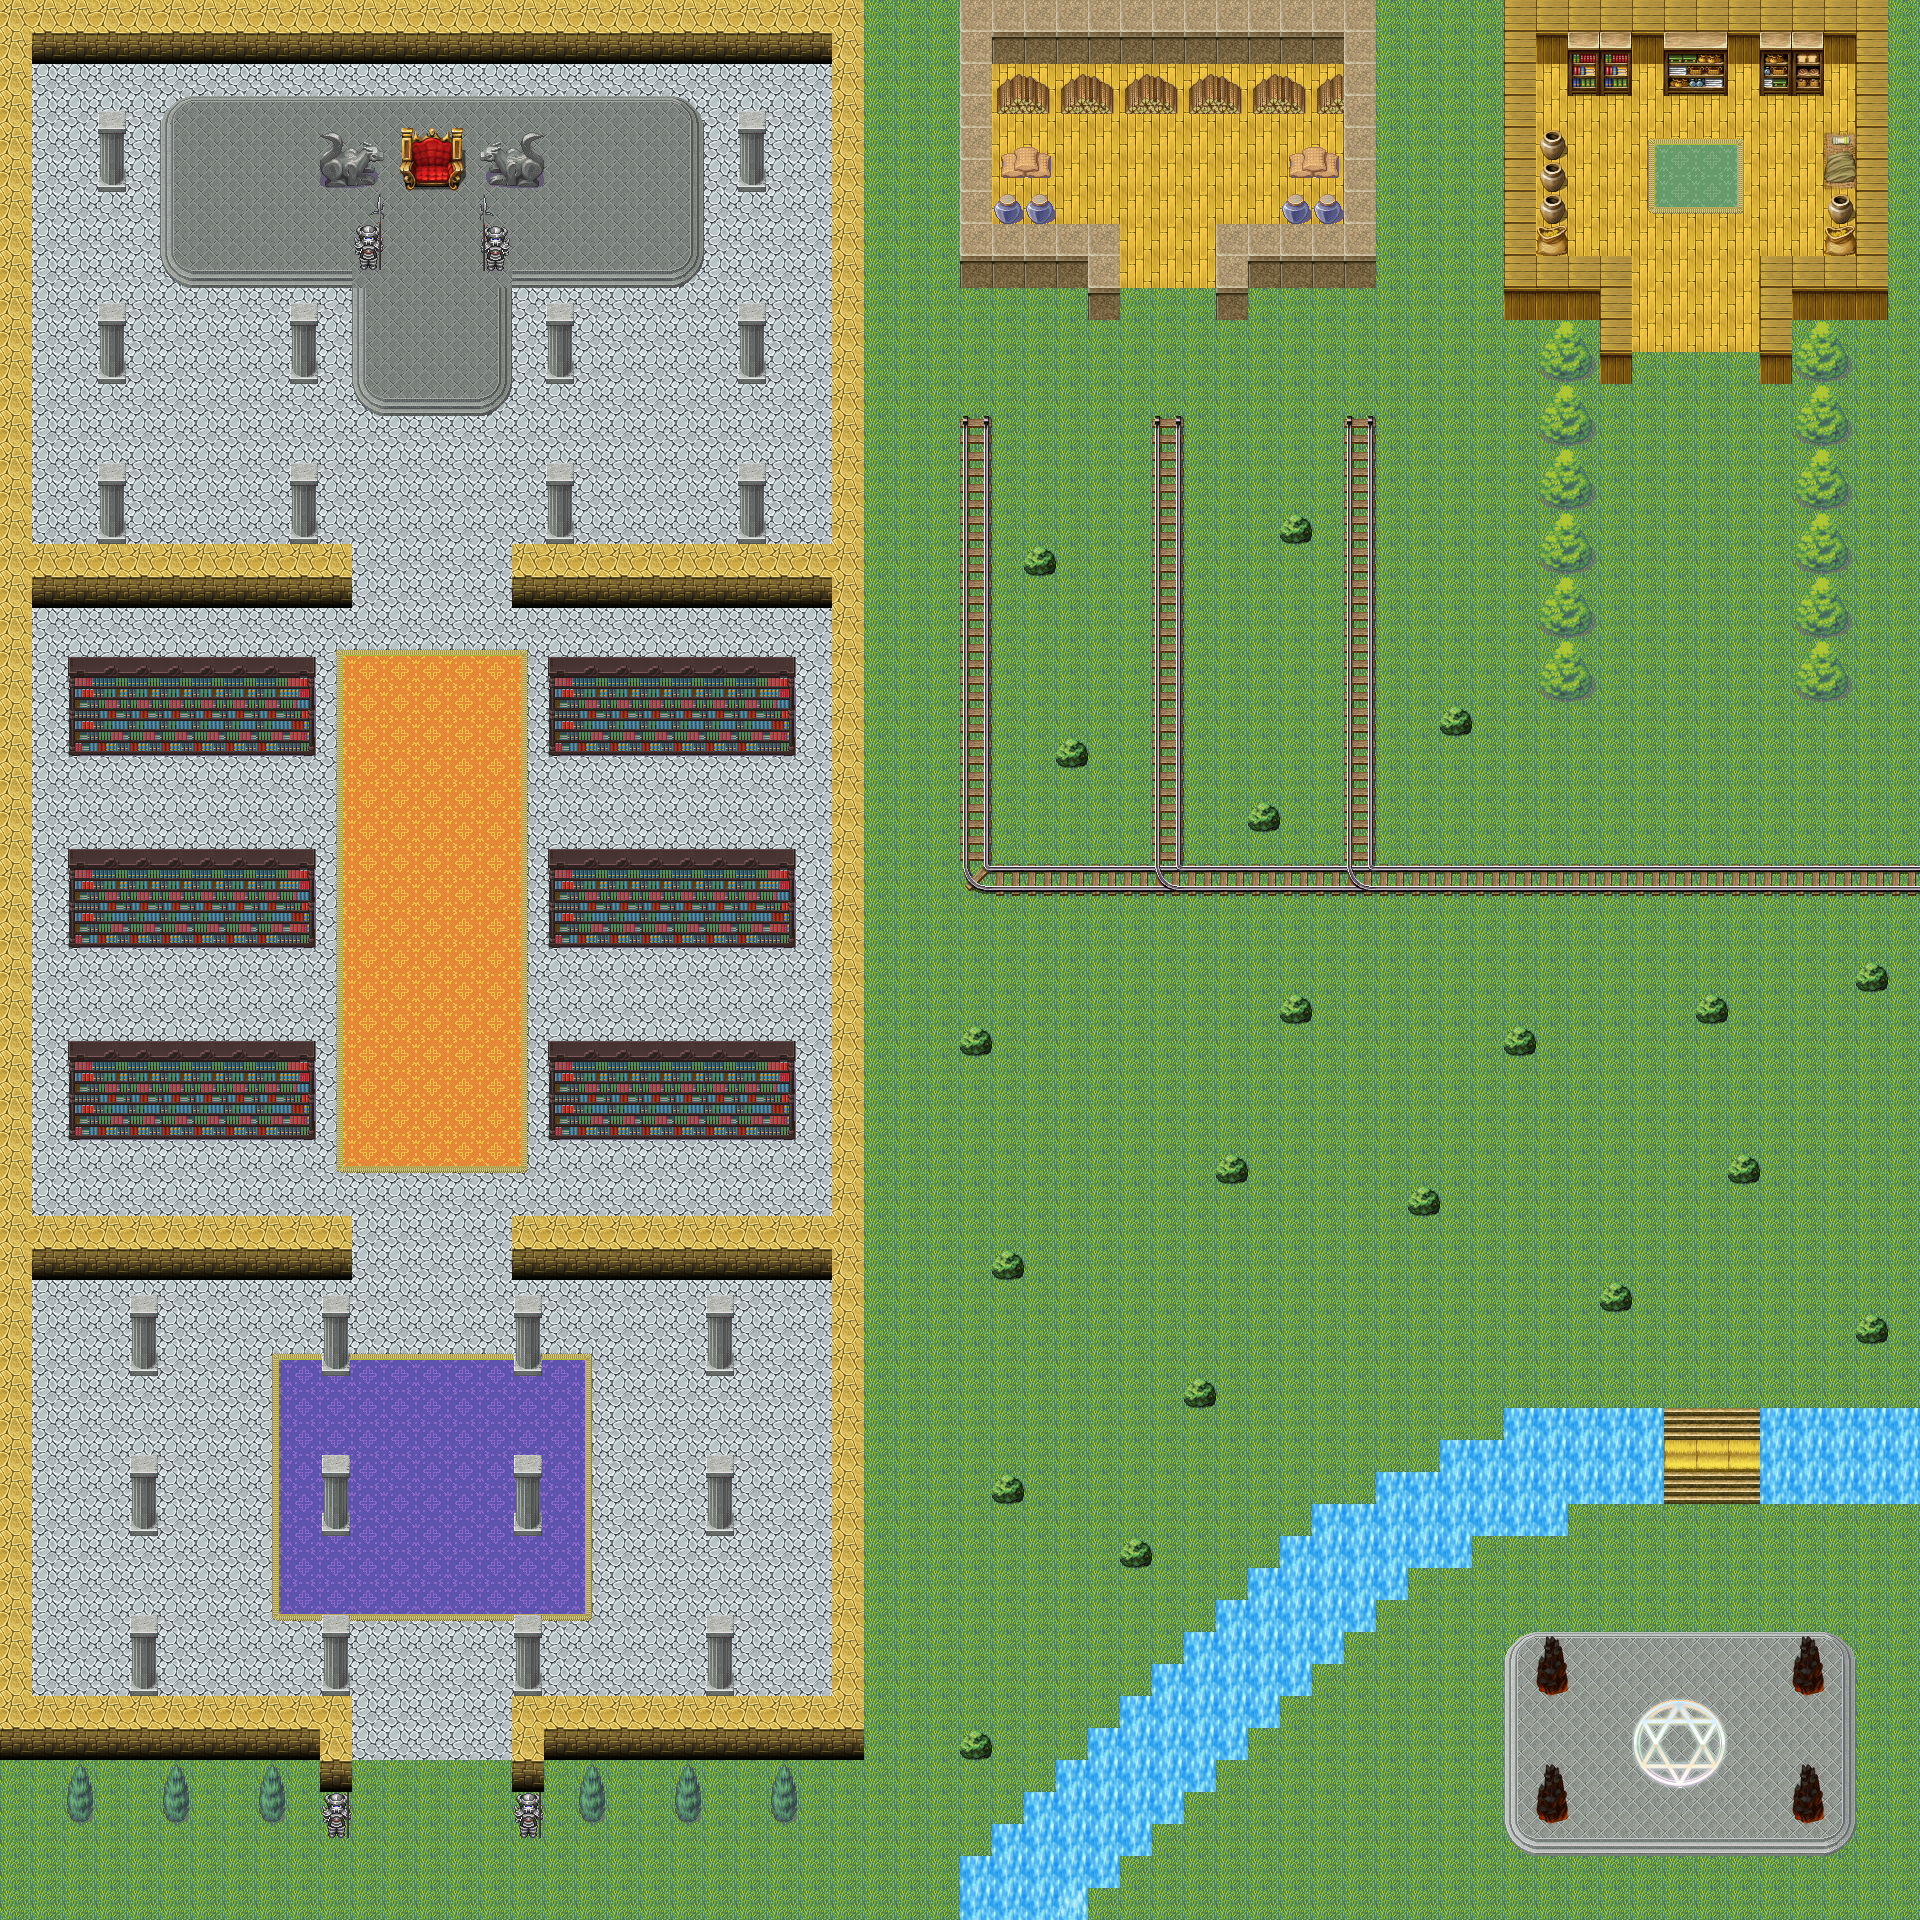

The image is a tile-based game level rendered from a .tmx file. Its description and source (layers, tilesets, objects; grid data summarised) follow:
An orthogonal 60x60 tile map with 32x32 px tiles, 5 tile layers (Suelo, Decoracion, Decocarion 2, Obstaculos, ...).

<map version="1.0" tiledversion="1.1.2" orientation="orthogonal" renderorder="right-down" width="60" height="60" tilewidth="32" tileheight="32" infinite="0" nextobjectid="1">
 <tileset firstgid="1" source="Tileset Tutorial.tsx" />
 <layer name="Suelo" width="60" height="60">
  <data>[3600 cells, 3565 non-empty, 3 distinct tile ids]</data>
 </layer>
 <layer name="Decoracion" width="60" height="60">
  <data>[3600 cells, 386 non-empty, 39 distinct tile ids]</data>
 </layer>
 <layer name="Decocarion 2" width="60" height="60">
  <data>[3600 cells, 370 non-empty, 42 distinct tile ids]</data>
 </layer>
 <layer name="Obstaculos" width="60" height="60" locked="1">
  <data>[3600 cells, 683 non-empty, 50 distinct tile ids]</data>
 </layer>
 <layer name="Profundidad" width="60" height="60">
  <data>[3600 cells, 209 non-empty, 24 distinct tile ids]</data>
 </layer>
</map>
